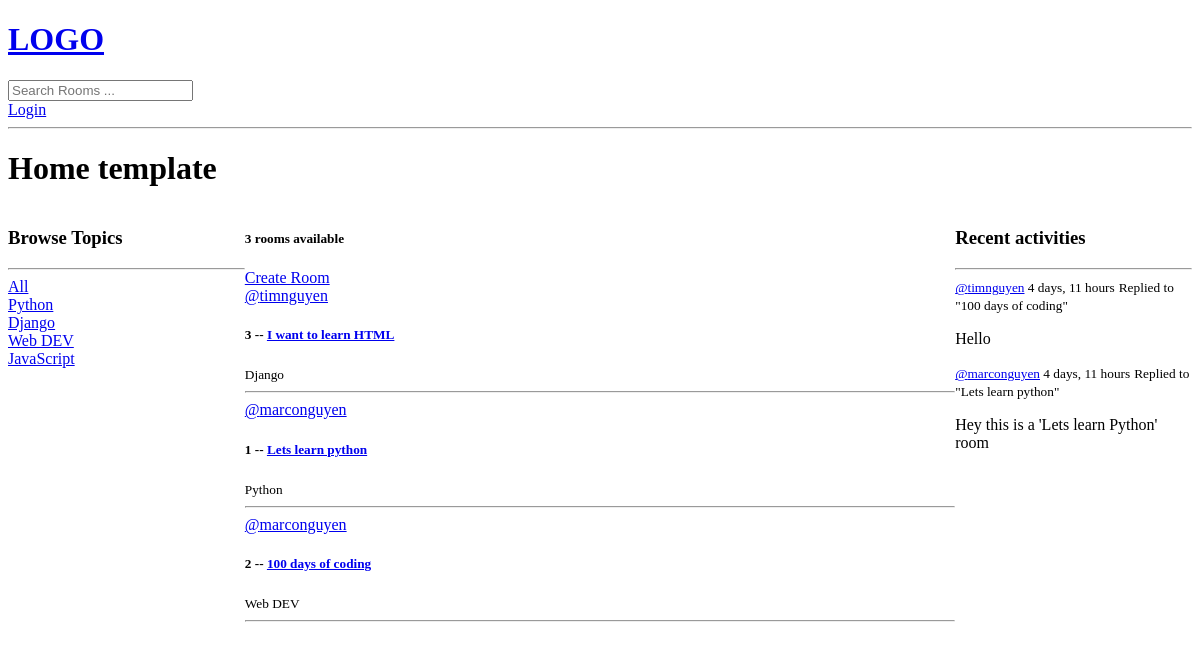
/, run on an earlier commit of the app's database.
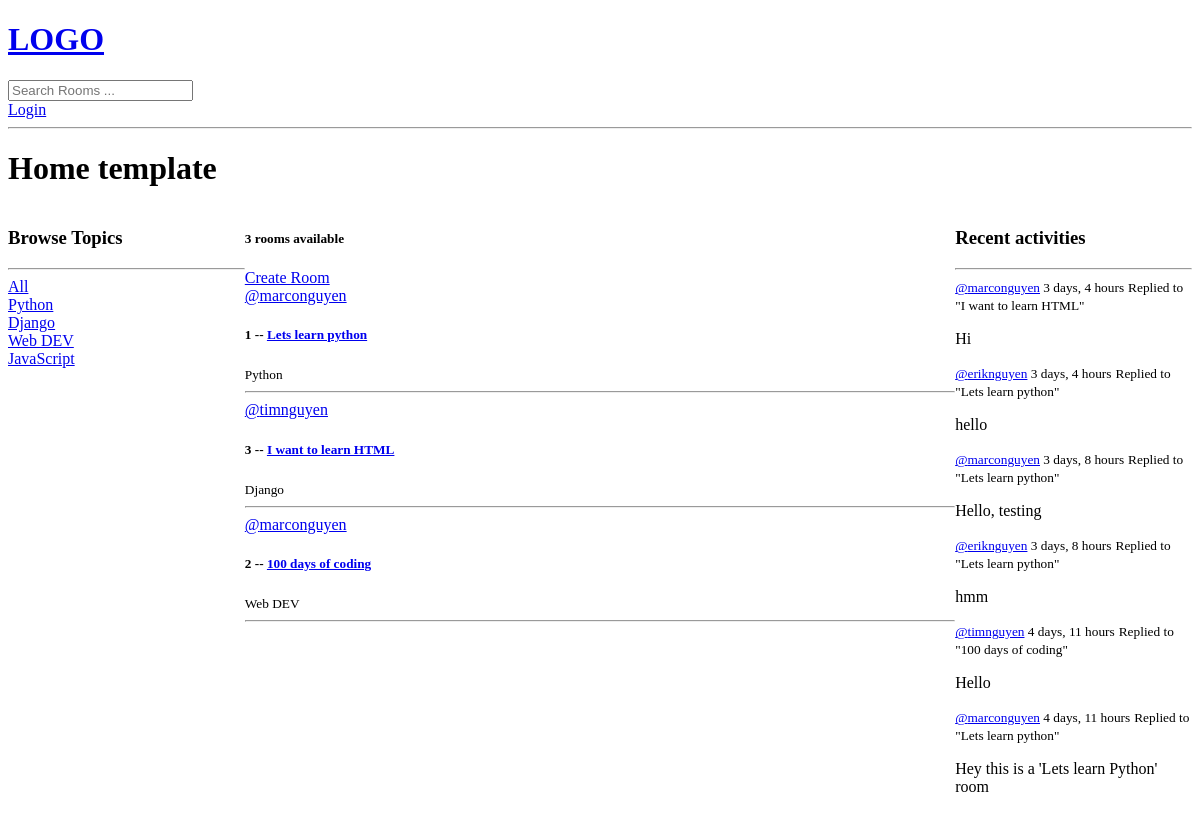
And on a later commit of the database.
### base/models.py (models this page shows, shortened)
class Topic(models.Model):
    name = models.CharField(max_length= 200)

class Room(models.Model): # Từ Room viết hoa chữ R như trong class code trong python
    host = models.ForeignKey(User, on_delete= models.SET_NULL, null= True)
    topic = models.ForeignKey(Topic, on_delete= models.SET_NULL, null= True)
    name = models.CharField(max_length= 200)
    description = models.TextField(null= True, blank= True)
    participants = models.ManyToManyField(User, related_name= 'participants', blank= True) # đang ở trong trang web, sử dụng mối quan hệ many to many
    updated = models.DateTimeField(auto_now= True) # auto now -> takes a snapshot on every time we save item(s)
    created = models.DateTimeField(auto_now_add= True) # created -> takes a stamp when we first create item
    class Meta:
        ordering = ['-updated', '-created'] # bỏ thêm dấu - để lên đầu, ko thì ở chót
    def __str__(self):
        return self.name

class Message(models.Model):
    user = models.ForeignKey(User, on_delete= models.CASCADE) # 1 user can have many mess(s)
    room = models.ForeignKey(Room, on_delete= models.CASCADE) # 1 to many, khi xoa phong thi toan bo message cua room do deu bi xoa
    body = models.TextField()
    updated = models.DateTimeField(auto_now= True) # auto now -> takes a snapshot on every time we save item(s)
    created = models.DateTimeField(auto_now_add= True) # created -> takes a stamp when we first create item
    class Meta:
        ordering = ['-updated', '-created']
    def __str__(self):
        return self.body[0:50]

### base/views.py (the view)
# urls.py: 2. Add a URL to urlpatterns:  path('', views.home, name='home')
def home(request):
    q = request.GET.get('q') if request.GET.get('q') != None else '' # chứa cái tên topics để ném vào
    rooms = Room.objects.filter(
        Q(topic__name__icontains = q) |
        Q(name__icontains = q) |
        Q(description__icontains = q)
    ) # override the 'room' value
    topics = Topic.objects.all()
    room_count = rooms.count()
    room_messages = Message.objects.filter(Q(room__topic__name__icontains= q)) # Q look up cho room
    context = {'rooms': rooms, 'topics': topics, 'room_count': room_count,
                    'room_messages': room_messages}
    return render(request, 'base/home.html', context)

### base/templates/base/home.html (shortened to what this page needs)
{% extends 'main.html' %}
{% block content %}
<h1>Home template</h1>
<div class="home-container">
    <div>
        {% include 'base/topics_component.html'%}
    </div>
    <div>
        <h5>{{room_count}} rooms available</h5>
        <a href= "{% url 'create-room' %}">Create Room</a>
        <div>
            {% include 'base/feed_component.html'%}
        </div>
    </div>
    <div>
        {% include 'base/activity_component.html'%}
    </div>
</div>
{% endblock content %}

### templates/main.html (shortened to what this page needs)
<!DOCTYPE html>
<html>
<head>
</head>
<body>
    {% include 'navbar.html' %}
    {% block content %}
    {% endblock %}
</body>
</html>

### templates/navbar.html
<a href= "/">
    <h1>LOGO</h1>
</a>
<form method="GET" action="{% url 'home' %}">
    <input type="text" name="q" placeholder="Search Rooms ..." />
</form>
{% if request.user.is_authenticated %}
<p>Hello {{request.user}}</p>
<a href="{% url 'logout' %}">Logout</a>
{% else %}
<a href="{% url 'login' %}">Login</a>
{% endif %}
<hr>

### base/templates/base/topics_component.html
<h3>Browse Topics</h3>
<hr>
<div>
    <a href="{% url 'home' %}">All</a>
</div>
{% for topic in topics %}
    <div>
        <a href="{% url 'home' %}?q={{topic.name}}">{{topic.name}}</a>
    </div>
{% endfor %}

### base/templates/base/feed_component.html (shortened to what this page needs)
{% for room in rooms %}
    <div>
        <a href="{% url 'user-profile' room.host.id %}">@{{room.host.username}}</a>
        <h5>
            {{room.id}} -- <a href= "{% url 'room' room.id %}">{{room.name}}</a>
        </h5>
        <small>{{room.topic.name}}</small>
        <hr>
    </div>
{% endfor %}

### base/templates/base/activity_component.html (shortened to what this page needs)
<h3>Recent activities</h3>
<hr>
{% for message in room_messages %}
    <div>
        <small><a href="{% url 'user-profile' message.user.ids %}">@{{message.user}}</a>  {{message.created|timesince}}</small>
        <small>Replied to "{{message.room}}"</small>
        <p>{{message}}</p>
    </div>
{% endfor %}

### base/templates/base/home.html (style rules this page uses)
.home-container { display: grid; grid-template-columns: 1fr 3fr 1fr; }

What changed in the data, as far as the page shows it:
changed Room "Lets learn python": moves up the list
added Message: user "marconguyen", created "3 days, 4 hours", room "I want to learn HTML", body "Hi"
added Message: user "eriknguyen", created "3 days, 4 hours", room "Lets learn python", body "hello"
added Message: user "marconguyen", created "3 days, 8 hours", room "Lets learn python", body "Hello, testing"
added Message: user "eriknguyen", created "3 days, 8 hours", room "Lets learn python", body "hmm"
